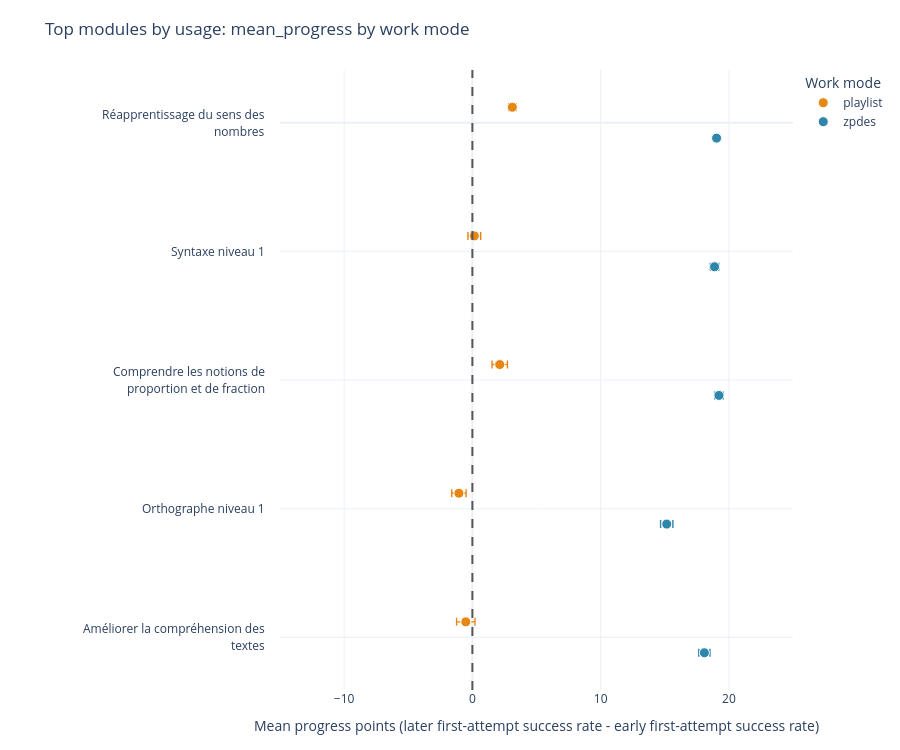

This figure's notebook cell:
### Markdown cell above
## 11. Display the forest plot

Each point is the average `mean_progress` for one module and one work mode. Horizontal bars are approximate 95% confidence intervals around that descriptive mean.

### Code cell
FOREST_X_RANGE = (-15, 25)
MODULE_LABEL_WRAP_WIDTH = 32
FOREST_EXPORT_WIDTH = 1200
displayed_module_count = plot_table['module'].nunique() if not plot_table.empty else 0
FOREST_FIGURE_HEIGHT = max(750, 150 * displayed_module_count)
FOREST_PLOT_CONFIG = {
    'toImageButtonOptions': {
        'format': 'svg',
        'filename': 'work_mode_progress_top_modules_forest',
        'width': FOREST_EXPORT_WIDTH,
        'height': FOREST_FIGURE_HEIGHT,
        'scale': 1,
    },
    'displaylogo': False,
    'responsive': True,
}

fig = build_forest_figure(plot_table)

if fig is None:
    print("No forest plot was created. Try lowering filters or set ALLOW_SINGLE_MODE_TOP_MODULES = True.")
else:
    module_label_annotations = []
    for tick_value, module in zip(
        fig.layout.yaxis.tickvals,
        fig.layout.yaxis.ticktext,
        strict=True,
    ):
        label_lines = textwrap.wrap(
            str(module).replace('-', '\N{NON-BREAKING HYPHEN}'),
            width=MODULE_LABEL_WRAP_WIDTH,
            break_long_words=False,
            break_on_hyphens=False,
        )
        label_center = (len(label_lines) - 1) / 2
        for line_index, label_line in enumerate(label_lines):
            module_label_annotations.append(
                {
                    'xref': 'paper',
                    'yref': 'y',
                    'x': -0.025,
                    'y': tick_value,
                    'text': label_line,
                    'showarrow': False,
                    'xanchor': 'right',
                    'yanchor': 'middle',
                    'yshift': (label_center - line_index) * 17,
                    'font': {'size': 12, 'color': '#2A3F5F'},
                }
            )
    fig.update_xaxes(range=list(FOREST_X_RANGE))
    fig.update_yaxes(showticklabels=False, title_text='')
    fig.update_layout(
        height=FOREST_FIGURE_HEIGHT,
        margin={'l': 280, 'r': 40, 't': 70, 'b': 60},
        annotations=[
            *list(fig.layout.annotations or ()),
            *module_label_annotations,
        ],
    )
    fig.show(config=FOREST_PLOT_CONFIG)

### Figure 1 — Plotly figure (JSON) as saved in the notebook; plotly's stock layout.template omitted (floating-point values rounded to 4 significant figures)
{"data": [{"customdata": [[25029, 3095, 2624], [11883, 1709, 1078], [9663, 1436, 1311], [8213, 1196, 835], [4727, 828, 669]], "error_x": {"array": [0.2955, 0.4984, 0.6022, 0.5599, 0.7182], "arrayminus": [0.2955, 0.4984, 0.6022, 0.5599, 0.7182], "symmetric": false, "thickness": 1.4, "type": "data"}, "hovertemplate": "%{fullData.name}<br>module=%{text}<br>mean_progress=%{x:.2f}<br>rows=%{customdata[0]}<br>students=%{customdata[1]}<br>activities=%{customdata[2]}<extra></extra>", "marker": {"color": "#E68613", "line": {"color": "white", "width": 1}, "size": 10, "symbol": "circle"}, "mode": "markers", "name": "playlist", "text": ["Réapprentissage du sens des nombres", "Syntaxe niveau 1", "Comprendre les notions de proportion et de fraction", "Orthographe niveau 1", "Améliorer la compréhension des textes"], "type": "scatter", "x": [3.116, 0.1529, 2.133, -1.049, -0.5123], "y": [-0.12, 0.88, 1.88, 2.88, 3.88]}, {"customdata": [[100528, 9823, 70], [35015, 3414, 60], [35100, 3262, 68], [21316, 3231, 38], [21553, 2399, 33]], "error_x": {"array": [0.186, 0.329, 0.3351, 0.4781, 0.4368], "arrayminus": [0.186, 0.329, 0.3351, 0.4781, 0.4368], "symmetric": false, "thickness": 1.4, "type": "data"}, "hovertemplate": "%{fullData.name}<br>module=%{text}<br>mean_progress=%{x:.2f}<br>rows=%{customdata[0]}<br>students=%{customdata[1]}<br>activities=%{customdata[2]}<extra></extra>", "marker": {"color": "#2E86AB", "line": {"color": "white", "width": 1}, "size": 10, "symbol": "circle"}, "mode": "markers", "name": "zpdes", "text": ["Réapprentissage du sens des nombres", "Syntaxe niveau 1", "Comprendre les notions de proportion et de fraction", "Orthographe niveau 1", "Améliorer la compréhension des textes"], "type": "scatter", "x": [19.04, 18.88, 19.23, 15.15, 18.09], "y": [0.12, 1.12, 2.12, 3.12, 4.12]}], "layout": {"annotations": [{"font": {"color": "#2A3F5F", "size": 12}, "showarrow": false, "text": "Réapprentissage du sens des", "x": -0.025, "xanchor": "right", "xref": "paper", "y": 0, "yanchor": "middle", "yref": "y", "yshift": 8.5}, {"font": {"color": "#2A3F5F", "size": 12}, "showarrow": false, "text": "nombres", "x": -0.025, "xanchor": "right", "xref": "paper", "y": 0, "yanchor": "middle", "yref": "y", "yshift": -8.5}, {"font": {"color": "#2A3F5F", "size": 12}, "showarrow": false, "text": "Syntaxe niveau 1", "x": -0.025, "xanchor": "right", "xref": "paper", "y": 1, "yanchor": "middle", "yref": "y", "yshift": 0}, {"font": {"color": "#2A3F5F", "size": 12}, "showarrow": false, "text": "Comprendre les notions de", "x": -0.025, "xanchor": "right", "xref": "paper", "y": 2, "yanchor": "middle", "yref": "y", "yshift": 8.5}, {"font": {"color": "#2A3F5F", "size": 12}, "showarrow": false, "text": "proportion et de fraction", "x": -0.025, "xanchor": "right", "xref": "paper", "y": 2, "yanchor": "middle", "yref": "y", "yshift": -8.5}, {"font": {"color": "#2A3F5F", "size": 12}, "showarrow": false, "text": "Orthographe niveau 1", "x": -0.025, "xanchor": "right", "xref": "paper", "y": 3, "yanchor": "middle", "yref": "y", "yshift": 0}, {"font": {"color": "#2A3F5F", "size": 12}, "showarrow": false, "text": "Améliorer la compréhension des", "x": -0.025, "xanchor": "right", "xref": "paper", "y": 4, "yanchor": "middle", "yref": "y", "yshift": 8.5}, {"font": {"color": "#2A3F5F", "size": 12}, "showarrow": false, "text": "textes", "x": -0.025, "xanchor": "right", "xref": "paper", "y": 4, "yanchor": "middle", "yref": "y", "yshift": -8.5}], "height": 750, "legend": {"title": {"text": "Work mode"}}, "margin": {"b": 60, "l": 280, "r": 40, "t": 70}, "shapes": [{"line": {"color": "#555555", "dash": "dash"}, "type": "line", "x0": 0, "x1": 0, "xref": "x", "y0": 0, "y1": 1, "yref": "y domain"}], "title": {"text": "Top modules by usage: mean_progress by work mode"}, "xaxis": {"range": [-15, 25], "title": {"text": "Mean progress points (later first-attempt success rate - early first-attempt success rate)"}}, "yaxis": {"autorange": "reversed", "showticklabels": false, "tickmode": "array", "ticktext": ["Réapprentissage du sens des nombres", "Syntaxe niveau 1", "Comprendre les notions de proportion et de fraction", "Orthographe niveau 1", "Améliorer la compréhension des textes"], "tickvals": [0, 1, 2, 3, 4], "title": {"text": ""}}}}
